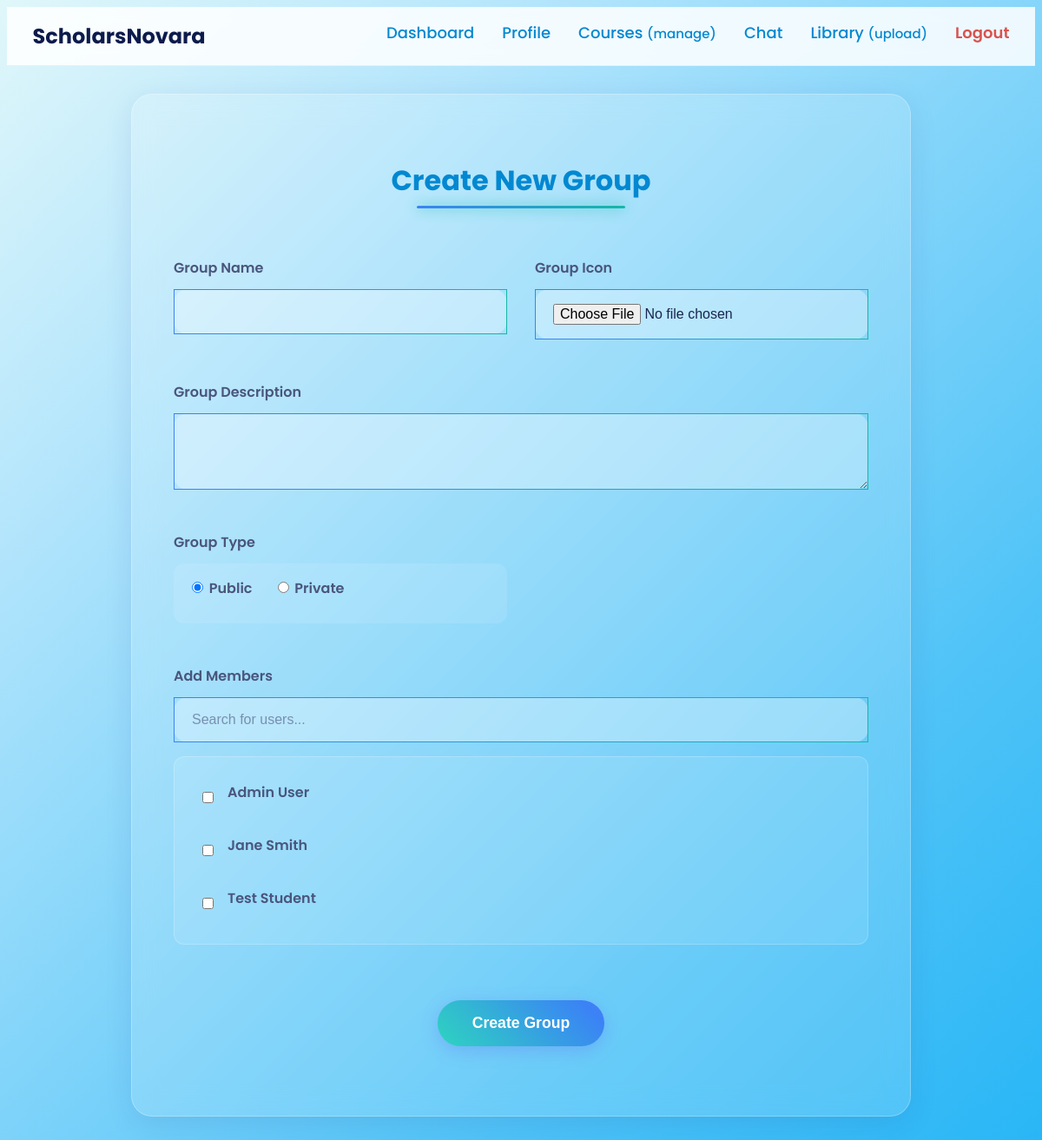
Page /chat/create (signed in) on the committed database.
### models.py (models this page shows, shortened)
class User(UserMixin, db.Model):
    id = db.Column(db.Integer, primary_key=True)
    created_at = db.Column(db.DateTime, default=datetime.utcnow)
    name = db.Column(db.String(150), nullable=False)
    email = db.Column(db.String(150), unique=True, nullable=False)
    password_hash = db.Column(db.String(128))
    role = db.Column(db.String(50), nullable=False, default='student')
    approved = db.Column(db.Boolean, default=False)
    is_banned = db.Column(db.Boolean, default=False)
    profile_pic = db.Column(db.String(150), nullable=False, default='default.jpg')
    bio = db.Column(db.Text, nullable=True)
    courses_taught = db.relationship('Course', backref='instructor', lazy='dynamic')
    enrollments = db.relationship('Enrollment', back_populates='student', lazy='dynamic')
    comments = db.relationship('Comment', backref='author', lazy='dynamic')
    library_items = db.relationship('LibraryMaterial', backref='uploader', lazy='dynamic')
    quiz_submissions = db.relationship('QuizSubmission', backref='student', lazy='dynamic')
    assignment_submissions = db.relationship('AssignmentSubmission', backref='student', lazy='dynamic')
    exam_submissions = db.relationship('ExamSubmission', backref='student', lazy='dynamic')
    lesson_completions = db.relationship('LessonCompletion', backref='user', lazy='dynamic', cascade="all, delete-orphan")
    library_purchases = db.relationship('LibraryPurchase', backref='user', lazy='dynamic', cascade="all, delete-orphan")
    chat_messages = db.relationship('ChatMessage', backref='author', lazy='dynamic')

### routes.py (the view, shortened to what this page needs)
@main.route('/chat/create', methods=['GET', 'POST'])
@login_required
def create_group():
    users = User.query.filter(User.id != current_user.id).all()
    return render_template('create_group.html', users=users)

### templates/create_group.html (shortened to what this page needs)
{% extends "base.html" %}
{% block content %}
<div class="form-container-glassy">
    <div class="form-header">
        <h2 class="form-title">Create New Group</h2>
    </div>
    <form action="{{ url_for('main.create_group') }}" method="POST" enctype="multipart/form-data">
        <div class="form-grid">
            <div class="form-group">
                <label for="group_name">Group Name</label>
                <input type="text" id="group_name" name="group_name" required class="input-glassy">
            </div>
            <div class="form-group">
                <label for="group_icon">Group Icon</label>
                <input type="file" id="group_icon" name="group_icon" accept="image/*" class="input-glassy">
            </div>
            <div class="form-group full-span">
                <label for="group_description">Group Description</label>
                <textarea id="group_description" name="group_description" rows="3" class="input-glassy"></textarea>
            </div>
            <div class="form-group">
                <label>Group Type</label>
                <div class="radio-group-glassy">
                    <label>
                        <input type="radio" name="group_type" value="public" checked> Public
                    </label>
                    <label>
                        <input type="radio" name="group_type" value="private"> Private
                    </label>
                </div>
            </div>
            <div class="form-group full-span">
                <label>Add Members</label>
                <input type="text" id="member-search" placeholder="Search for users..." class="input-glassy">
                <div class="user-list-glassy">
                    {% for user in users %}
                    <div class="user-item-glassy">
                        <input type="checkbox" name="members" value="{{ user.id }}" id="user-{{ user.id }}">
                        <label for="user-{{ user.id }}">{{ user.name }}</label>
                    </div>
                    {% endfor %}
                </div>
            </div>
        </div>
        <div class="form-actions">
            <button type="submit" class="btn-primary-glass">Create Group</button>
        </div>
    </form>
</div>
{% endblock %}

### static/css/forms.css (style rules this page uses)
.form-container-glassy { background: rgba(255, 255, 255, 0.15); backdrop-filter: blur(15px); -webkit-backdrop-filter: blur(15px); border: 1px solid rgba(255, 255, 255, 0.25); border-radius: 24px; padding: 3rem 3rem 5rem; max-width: 800px; margin: 2rem auto; box-shadow: 0 8px 32px rgba(31, 38, 135, 0.1); min-height: auto; }
.form-header { text-align: center; margin-bottom: 2.5rem; }
.form-title { font-size: 2.5rem; font-weight: 700; color: #1a2551; display: inline-block; position: relative; padding-bottom: 0.5rem; }
.form-title::after { content: ''; position: absolute; bottom: 0; left: 10%; right: 10%; height: 3px; background: linear-gradient(90deg, #3b82f6, #14b8a6); box-shadow: 0 0 15px #14b8a6; border-radius: 2px; }
.form-grid { display: grid; grid-template-columns: 1fr 1fr; gap: 1.5rem 2rem; }
.form-grid .full-span { grid-column: 1 / -1; }
.form-group { display: flex; flex-direction: column; }
.form-group label { font-weight: 600; color: #4a557d; margin-bottom: 0.75rem; }
.input-glassy { background: rgba(255, 255, 255, 0.3); border: 1px solid transparent; border-image: linear-gradient(to right, #3b82f6, #14b8a6) 1; border-radius: 16px; padding: 1rem 1.25rem; color: #1a2551; font-size: 1rem; transition: all 0.3s ease; }
.input-glassy::placeholder { color: rgba(74, 85, 125, 0.6); transition: opacity 0.3s ease; }
.btn-primary-glass { background-image: linear-gradient(45deg, #2dd4bf, #3b82f6, #a855f7); background-size: 200% auto; border: none; border-radius: 9999px; color: #fff; font-weight: 700; font-size: 1.1rem; padding: 1rem 2.5rem; cursor: pointer; transition: all 0.4s ease; box-shadow: 0 5px 20px rgba(99, 102, 241, 0.3); animation: pulse-off 2s infinite; }
.form-actions { display: flex; justify-content: center; gap: 1.5rem; margin-top: 2.5rem; grid-column: 1 / -1; }

### static/css/ice_sky_theme.css (style rules this page uses)
body.ice-sky-theme { background: linear-gradient(135deg, #e0f7fa, #b3e5fc, #81d4fa, #4fc3f7, #29b6f6); background-attachment: fixed; font-family: 'Poppins', sans-serif; color: #37474f; }
.ice-sky-theme h1, .ice-sky-theme h2, .ice-sky-theme h3, .ice-sky-theme h4, .ice-sky-theme h5, .ice-sky-theme h6 { color: #0288d1; font-weight: 700; }
.ice-sky-theme h2 { font-size: 2rem; margin-bottom: 1rem; }
.ice-sky-theme .form-group { margin-bottom: 1.5rem; }

### templates/create_group.html (style rules this page uses)
.user-list-glassy { max-height: 200px; overflow-y: auto; border: 1px solid rgba(255, 255, 255, 0.2); border-radius: 12px; padding: 1rem; margin-top: 1rem; background: rgba(255, 255, 255, 0.1); }
.user-item-glassy { display: flex; align-items: center; padding: 0.75rem; border-radius: 8px; }
.user-item-glassy input[type="checkbox"] { margin-right: 1rem; }
.radio-group-glassy { display: flex; gap: 1.5rem; background: rgba(255,255,255,0.1); padding: 1rem; border-radius: 12px; }

### rows in the picture
User: name "Admin User"
User: name "Jane Smith"
User: name "Test Student"
